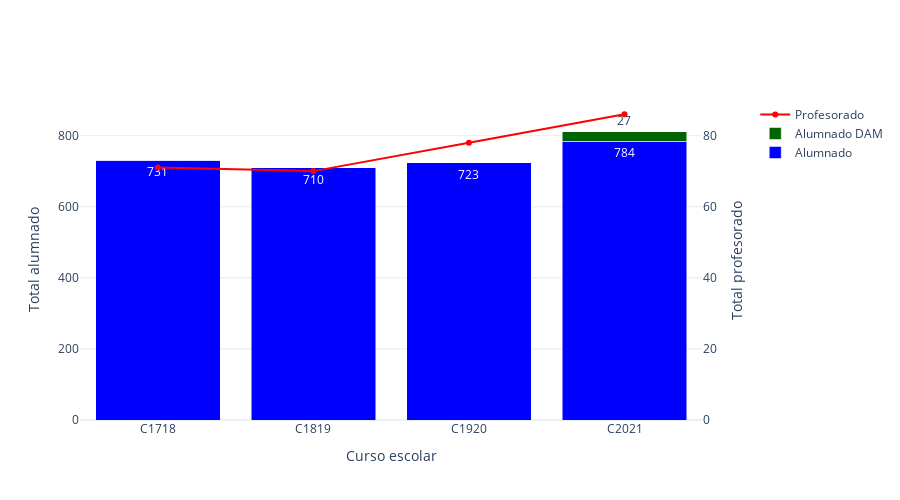

Source (notebook cell):
### Markdown cell above
## Evolución del número total de alumnado y profesorado

### Code cell
years_aux    = ['C1718'] + list(years)       # Vamos a añadir un año extra a la comparativa
students     = [    731] + list(df.query(f'evaluación == "{labels[-1][1]}"').groupby('curso').agg({'ratio': 'sum'})['ratio'].values)             
students_dam = (      0,   0,   0,  27)      # Estudiantes a resaltar en cada curso (se restan al global)
teachers     = (     71,  70,  78,  86)      # Valores de profesorado extraídos de Tifón: 2011/12:70, 2012/13:68, 2013/14:68, 2015/16:70, 2016/17:69, 2017/18:71, 2018/19:70, 2019/20:78, 2020/21:86
myplotly.total_students_teachers_evolution(students, teachers, years_aux, students_diff=(students_dam, 'Alumnado DAM'))

### Figure 1 — Plotly figure (JSON) as saved in the notebook; plotly's stock layout.template omitted (floating-point values rounded to 4 significant figures)
{"data": [{"hoverinfo": "name+text", "marker": {"color": "blue"}, "name": "Alumnado", "text": [731, 710, 723, 784], "type": "bar", "x": ["C1718", "C1819", "C1920", "C2021"], "xaxis": "x", "y": [731, 710, 723, 784], "yaxis": "y"}, {"hoverinfo": "name+text", "marker": {"color": "darkgreen"}, "name": "Alumnado DAM", "text": ["0", "0", "0", "27"], "type": "bar", "x": ["C1718", "C1819", "C1920", "C2021"], "xaxis": "x", "y": [0, 0, 0, 27], "yaxis": "y"}, {"hoverinfo": "name+text", "marker": {"color": "red"}, "name": "Profesorado", "text": ["71", "70", "78", "86"], "type": "scatter", "x": ["C1718", "C1819", "C1920", "C2021"], "xaxis": "x", "y": [71, 70, 78, 86], "yaxis": "y2"}], "layout": {"barmode": "stack", "height": 500, "width": 900, "xaxis": {"anchor": "y", "domain": [0, 0.94], "title": {"text": "Curso escolar"}}, "yaxis": {"anchor": "x", "domain": [0, 1], "range": [0, 900], "side": "left", "title": {"text": "Total alumnado"}}, "yaxis2": {"anchor": "x", "overlaying": "y", "range": [0, 90], "side": "right", "title": {"text": "Total profesorado"}}}}
